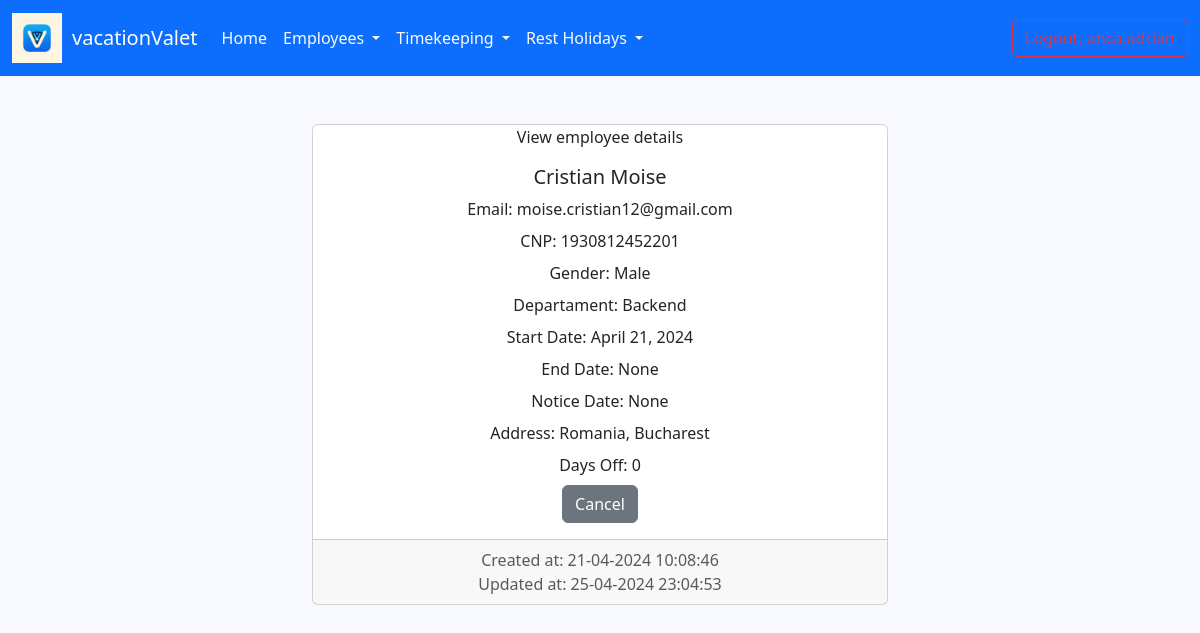
Screenshot of /details_employee/7/ (signed in) with the database file from the repository.
### employee/models.py (models this page shows, shortened)
class Employee(AbstractUser):
    GENDER_OPTIONS = (
        ('male', 'Male'),
        ('female', 'Female')
    )
    cnp = models.IntegerField(blank=False, null=True, unique=True)
    gender = models.CharField(max_length=6, choices=GENDER_OPTIONS, null=True)
    birth_date = models.DateField(null=True, blank=False)
    departament = models.ForeignKey(Department, on_delete=models.CASCADE, null=True)
    start_date = models.DateField(null=True)
    end_date = models.DateField(null=True, blank=True)
    notice_date = models.DateField(null=True, blank=True)
    address = models.TextField(blank=True, null=True)
    is_supervisor = models.BooleanField(default=False, blank=True, null=True)
    days_off = models.IntegerField(blank=True, null=True)
    created_at = models.DateTimeField(auto_now_add=True)
    updated_at = models.DateTimeField(auto_now=True)
    def __str__(self):
        return f'{self.first_name} {self.last_name}'  # Implicit mostenite din clasa AbstractUser
    @property
    def is_supervisor(self):
        return Department.objects.filter(supervisor=self).exists()

class Department(models.Model):
    name = models.CharField(max_length=100)
    supervisor = models.ForeignKey('Employee', on_delete=models.CASCADE, null=True, blank=True)
    def __str__(self):
        return self.name

### employee/views.py (the view)
# urls.py: path('details_employee/<int:pk>/', views.EmployeeDetailView.as_view(), name='details-employee'),
class EmployeeDetailView(LoginRequiredMixin, DetailView):
    template_name = 'employee/details_employee.html'
    model = Employee

### templates/employee/details_employee.html (shortened to what this page needs)
{% extends 'base.html' %}
{% load static %}
{% block head %}
    <link rel="stylesheet" type="text/css" href="{% static 'css/list_of_emloyees/details_employee.css' %}">
{% endblock %}
{% block content %}
    <div class="container-fluid">
        <div class="row">
            <div class="col-md-6 offset-md-3 gy-5">
                <div class="card text-center">
                    <div class="class-header">
                        View employee details
                    </div>
                    <div class="card-body">
                        <h5 class="card-title">{{ employee }}</h5>
                        <p class="card-title">Email: {{ employee.email }}</p>
                        <p class="card-title">CNP: {{ employee.cnp }}</p>
                        <p class="card-title">Gender:
                            {% for option in employee.GENDER_OPTIONS %}
                                {% if option.0 == employee.gender %}
                                    {{ option.1 }}
                                {% endif %}
                            {% endfor %}
                        </p>
                        <p class="card-title">Departament: {{ employee.departament }}</p>
                        <p class="card-title">Start Date: {{ employee.start_date }}</p>
                        <p class="card-title">End Date: {{ employee.end_date }}</p>
                        <p class="card-title">Notice Date: {{ employee.notice_date }}</p>
                        <p class="card-title">Address: {{ employee.address }}</p>
                        <p class="card-title">Days Off: {{ employee.days_off }}</p>
                        <a href="{% url 'list-employees' %}" class="btn btn-secondary">Cancel</a>
                    </div>
                    <div class="card-footer text-body-secondary">
                        Created at: {{ employee.created_at|date:"d-m-Y H:i:s" }} <br>
                        Updated at: {{ employee.updated_at|date:"d-m-Y H:i:s" }}
                    </div>
                </div>
            </div>
        </div>
    </div>
{% endblock %}

### rows the page displays
Employee: first_name+last_name "Cristian Moise", email "moise.cristian12@gmail.com", cnp "1930812452201", gender "Male", departament "Backend", start_date "April 21, 2024", end_date "None", notice_date "None", address "Romania, Bucharest", days_off "0", created_at "21-04-2024 10:08:46", updated_at "25-04-2024 23:04:53"
